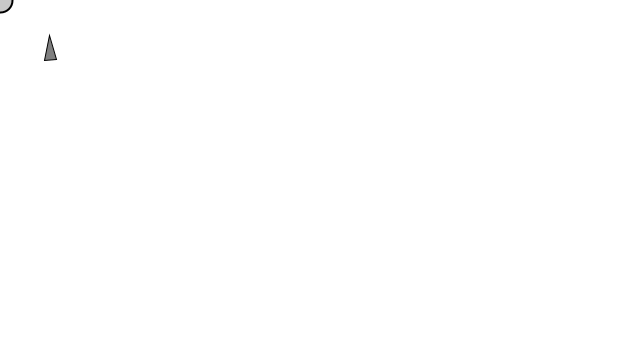
Frame 1 (no input)
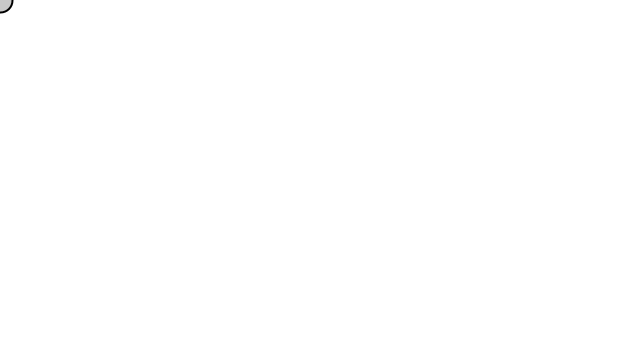
Frame 60 (the mouse pressed at the canvas centre just before this capture)
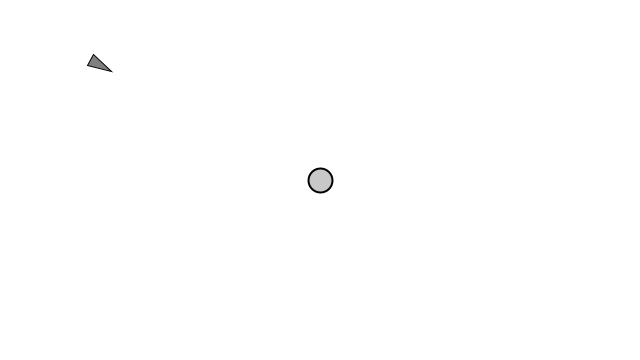
Frame 120 (the mouse held since frame 60 and released just before this capture)

The Processing sketch that drew these frames (run headless with seeded random() and noise(); from frame 60 on, the mouse is pressed at the canvas centre):

// Processing sketch: steerExample
// ── steerExample.pde
Vehicle v = new Vehicle(width/2, height/2);

void setup(){
  size(640, 360);
}

void draw(){
    background(255);
    PVector mouse = new PVector(mouseX, mouseY);
    
    
    fill(200);
    stroke(0);
    strokeWeight(2);
    ellipse(mouse.x, mouse.y, 24, 24);
    
    v.seek(mouse);
    v.update();
    v.display();
}

// ── Vehicle.pde
class Vehicle {
  
  PVector location;
  PVector velocity;
  PVector acceleration;
  float r;
  float maxforce;    // Maximum steering force
  float maxspeed;    // Maximum speed

  Vehicle(float x, float y) {
    acceleration = new PVector(0,0);
    velocity = new PVector(0,-2);
    location = new PVector(x,y);
    r = 6;
    maxspeed = 4;
    maxforce = 0.1;
  }

  // Method to update location
  void update() {
    // Update velocity
    velocity.add(acceleration);
    // Limit speed
    velocity.limit(maxspeed);
    location.add(velocity);
    // Reset accelerationelertion to 0 each cycle
    acceleration.mult(0);
  }

  void applyForce(PVector force) {
    // We could add mass here if we want A = F / M
    acceleration.add(force);
  }

  // A method that calculates a steering force towards a target
  // Steer = desired - velocity
  void seek(PVector target) {
    PVector desired = PVector.sub(target,location);  // A vector pointing from the location to the target
    
    // Scale to maximum speed
    desired.normalize();
    desired.mult(maxspeed);
    //desired.setMag(maxspeed);

    // Steering = Desired minus velocity
    PVector steer = PVector.sub(desired,velocity);
    steer.limit(maxforce);  // Limit to maximum steering force
    
    applyForce(steer);
  }
    
  void display() {
    // Draw a triangle rotated in the direction of velocity
    float theta = velocity.heading2D() + PI/2;
    fill(127);
    stroke(0);
    strokeWeight(1);
    pushMatrix();
    translate(location.x,location.y);
    rotate(theta);
    beginShape();
    vertex(0, -r*2);
    vertex(-r, r*2);
    vertex(r, r*2);
    endShape(CLOSE);
    popMatrix();
    
    
  }
}
